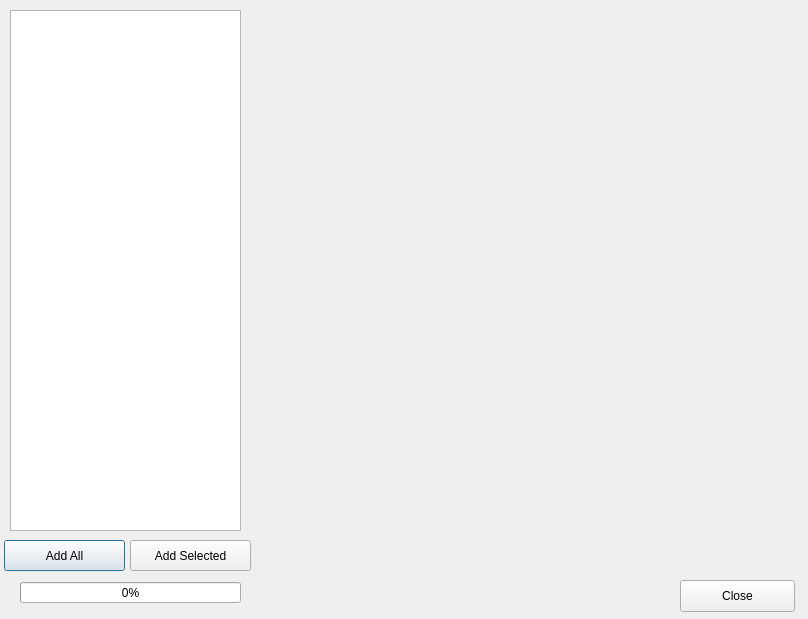
<?xml version="1.0" encoding="UTF-8"?>
<ui version="4.0">
 <class>QGsTClassDialogBase</class>
 <widget class="QDialog" name="QGsTClassDialogBase">
  <property name="geometry">
   <rect>
    <x>0</x>
    <y>0</y>
    <width>808</width>
    <height>619</height>
   </rect>
  </property>
  <property name="windowTitle">
   <string>Layer Explorer</string>
  </property>
  <widget class="QListWidget" name="layerBrowser">
   <property name="geometry">
    <rect>
     <x>10</x>
     <y>10</y>
     <width>231</width>
     <height>521</height>
    </rect>
   </property>
  </widget>
  <widget class="QPushButton" name="addAllLayers">
   <property name="geometry">
    <rect>
     <x>4</x>
     <y>540</y>
     <width>121</width>
     <height>31</height>
    </rect>
   </property>
   <property name="text">
    <string>Add All</string>
   </property>
  </widget>
  <widget class="QPushButton" name="addSelectedLayers">
   <property name="geometry">
    <rect>
     <x>130</x>
     <y>540</y>
     <width>121</width>
     <height>31</height>
    </rect>
   </property>
   <property name="text">
    <string>Add Selected</string>
   </property>
   <property name="autoDefault">
    <bool>false</bool>
   </property>
  </widget>
  <widget class="QPushButton" name="closeExplorer">
   <property name="geometry">
    <rect>
     <x>680</x>
     <y>580</y>
     <width>115</width>
     <height>32</height>
    </rect>
   </property>
   <property name="text">
    <string>Close</string>
   </property>
   <property name="autoDefault">
    <bool>false</bool>
   </property>
  </widget>
  <widget class="QProgressBar" name="addLayerBar">
   <property name="geometry">
    <rect>
     <x>20</x>
     <y>582</y>
     <width>221</width>
     <height>21</height>
    </rect>
   </property>
   <property name="value">
    <number>0</number>
   </property>
  </widget>
 </widget>
 <resources/>
 <connections/>
</ui>
